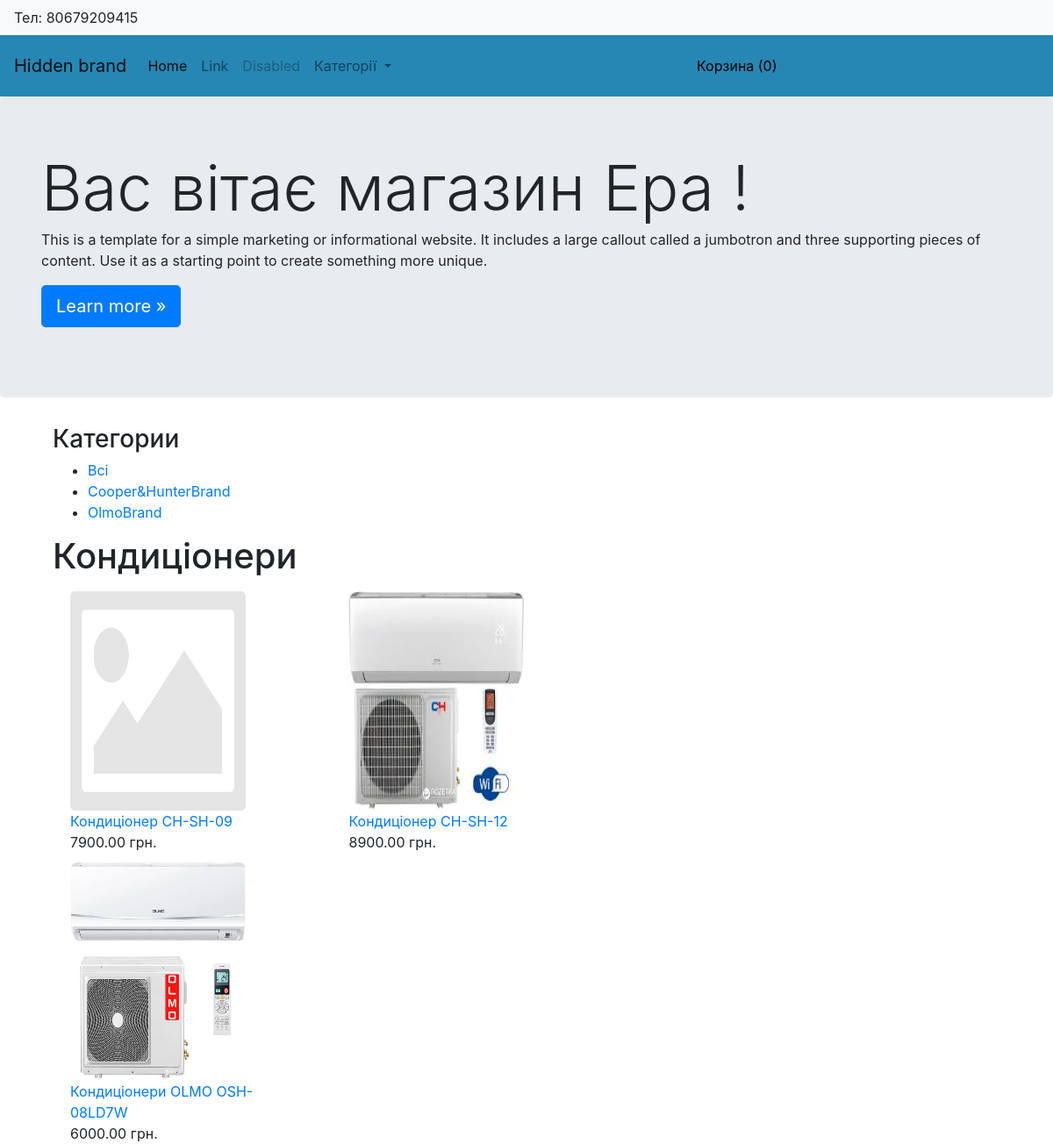
Screenshot of /kondicionery/ with the database file from the repository.
### myshop/models.py (models this page shows, shortened)
class Brand(models.Model):
    name = models.CharField(max_length=200, db_index=True, blank=True, null=True, default=None)
    slug = models.SlugField(max_length=200, db_index=True, unique=True, blank=True, null=True, default=None)
    category = models.ForeignKey(Category, related_name='brands', verbose_name='Категорія')
    class Meta:
        ordering = ['name']
        verbose_name = 'Бренд'
        verbose_name_plural = 'Бренди'

class Category(models.Model):
    name = models.CharField(max_length=200, db_index=True)
    slug = models.SlugField(max_length=200, db_index=True, unique=True)
    class Meta:
        ordering = ['name']
        verbose_name = 'Категорія'
        verbose_name_plural = 'Категорії'

class Product(models.Model):
    category = models.ForeignKey(Category, related_name='products', verbose_name='Категорія', blank=True, null=True, default=None)
    brand = models.ForeignKey(Brand, related_name='products', verbose_name='Бренд', blank=True, null=True, default=None)
    name = models.CharField(max_length=200, db_index=True, verbose_name='Назва')
    slug = models.SlugField(max_length=200, db_index=True)
    image = models.ImageField(upload_to='products/%Y/%m/%d/', blank=True, verbose_name='Зображення товару')
    description = models.TextField(blank=True, verbose_name='Опис товару')
    price = models.DecimalField(max_digits=10, decimal_places=2, verbose_name='Ціна')
    stock = models.PositiveIntegerField(verbose_name='На складі')
    available = models.BooleanField(default=True, verbose_name='Доступний')
    created = models.DateTimeField(auto_now_add=True)
    updated = models.DateTimeField(auto_now=True)
    class Meta:
        ordering = ['name']
        index_together = [['id', 'slug']]
        verbose_name = 'Товар'
        verbose_name_plural = 'Товари'
    def get_absolute_url(self):
        return reverse('myshop:ProductDetail', args=[self.id, self.slug])

### myshop/views.py (the view)
# urls.py: url(r'^(?P<category_slug>[-\w]+)/$', views.ProductListByCategory, name='ProductListByCategory'),
def ProductListByCategory(request, category_slug ):
    if category_slug:
        category = get_object_or_404(Category, slug=category_slug)
        products = Product.objects.filter(available=True, category=category)
        brands = Brand.objects.filter(category=category)
    return render(request, 'myshop/product/list_by_category.html', locals())

### myshop/context_processors.py (called while the page is built)
def getting_categories(request):
    categories = Category.objects.all()
    return locals()

### myshop/templatetags/myshop_extras.py (called while the page is built)
@register.filter
def in_category(brands, category):
    return brands.filter(category=category)

### orders/context_processors.py (called while the page is built)
def getting_basket_info(request):
    session_key = request.session.session_key
    if not session_key:
        request.session.cycle_key()
    products_in_basket = ProductInBasket.objects.filter(session_key=session_key, is_active=True)
    products_total_nmb =  products_in_basket.count()
    return locals()

### templates/myshop/product/list_by_category.html (shortened to what this page needs)
{% extends 'myshop/base.html' %}
{% load static %}
{% block content %}
  <div id="sidebar" class="col-sm-3">
    <h3>Категории</h3>
    <ul>
      <li {% if not category %} class="selected" {% endif %}>
        <a href="{% url 'myshop:ProductList' %}">Всі </a>
      </li>
      {% for brand in brands %}
        <li {% if category.slug == cat.slug %} class="selected" {% endif %}>
          <a href="{% url 'myshop:ProductListByBrand' category.slug brand.slug %}">{{ brand.name }}Brand</a>
        </li>
      {% endfor %}
    </ul>
  </div>
  <div id="main" class="product_list col-sm-9">
    <h1>{% if category %}{{ category.name }}{% else %}Товари{% endif %}</h1>
    <div class="items row">
      {% for product in products %}
        <div class="item col-sm-4">
          <a href="{{ product.get_absolute_url }}">
            <img src="{% if product.image %}{{ product.image.url }}{% else %}{% static 'img/no-image-02.jpg' %}{% endif %}" class="img-responsive" width="200" height="250">
          </a>
          <a href="{% url 'myshop:ProductDetail' product.id product.slug %}">{{ product.name }}</a><br>
          {{ product.price }} грн.
        </div>
      {% endfor %}
    </div>
</div>
{% endblock %}

### static/css/style.css (style rules this page uses)
.item { margin-right:20px; margin-left:20px; margin-top:10px; }

### rows the page displays
Brand: name "Cooper&Hunter"
Brand: name "Olmo"
Category: name "Кондиціонери"
Product: name "Кондиціонер CH-SH-09", price "7900.00"
Product: image (picture), name "Кондиціонер CH-SH-12", price "8900.00"
Product: image (picture), name "Кондиціонери OLMO OSH-08LD7W", price "6000.00"
